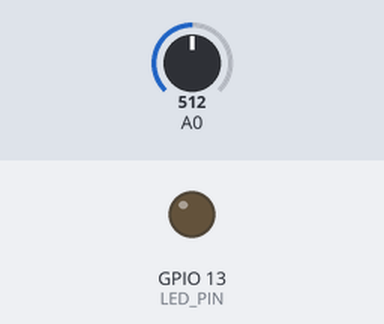
A sketch run on a simulated ESP8266 (NodeMCU). On the bench: output pins drawn as LEDs (lit = HIGH). The inputs (shaded band) are chosen by the test bench; at power-on: A0 = 512. WiFi joins after 1.5 s; servers stay silent unless stated; pins used as bus, display or sensor lines are not drawn; what the sketch prints to the serial monitor is not drawn.

Above: at 2.1 s.
At 5.4 s:
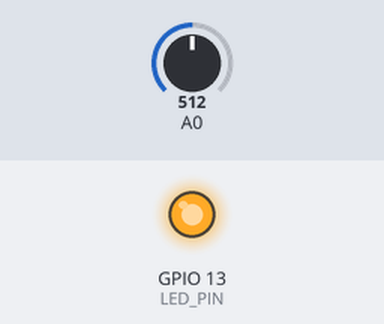
Timing chart, 0 to 10.0 s (numbered marks = the images above):
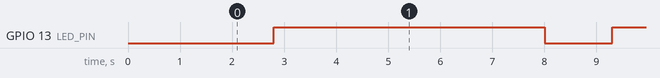

The sketch:

teste_node_mcu.ino
```cpp
#include <ESP8266HTTPClient.h>
#include "ESP8266WiFi.h"

#define LED_PIN 13

int sensorPin = 0;    // select the input pin for the potentiometer
int sensorValue = 0;  // variable to store the value coming from the sensor

int sensorVCC = 12;

const char* ssid = "Marotzke";
const char* password = "12345678";

void setup(void)
{
  Serial.begin(9600);
  // Connect to WiFi
  pinMode(LED_PIN, OUTPUT);
  WiFi.begin(ssid, password);

   pinMode(sensorVCC, OUTPUT);
   digitalWrite(sensorVCC, LOW);

  // while wifi not connected yet, print '.'
  // then after it connected, get out of the loop
  while (WiFi.status() != WL_CONNECTED) {
    delay(500);
    Serial.print(".");
  }
  //print a new line, then print WiFi connected and the IP address
  Serial.println("");
  Serial.println("WiFi connected");
  // Print the IP address
  Serial.println(WiFi.localIP());
}
void loop() {
  digitalWrite(LED_PIN, LOW);
  delay(1000);

  // power the sensor
  digitalWrite(sensorVCC, HIGH);
  delay(100); //make sure the sensor is powered
  // read the value from the sensor:
  sensorValue = analogRead(sensorPin);
  //stop power
  digitalWrite(sensorVCC, LOW);

  HTTPClient http;
  http.begin("http://192.168.43.84:5000/set/"+String(sensorValue));
  http.GET();
  digitalWrite(LED_PIN, HIGH);
  delay(200);
  Serial.println(http.getString());
  http.end();

  //wait
  delay(5*1000);
  Serial.print("Soil Humidity = " );
  Serial.println(sensorValue);
}
```

Measured:
- by itself, GPIO 13 (LED_PIN): alternates HIGH for 5.2 s and LOW for 1.3 s
